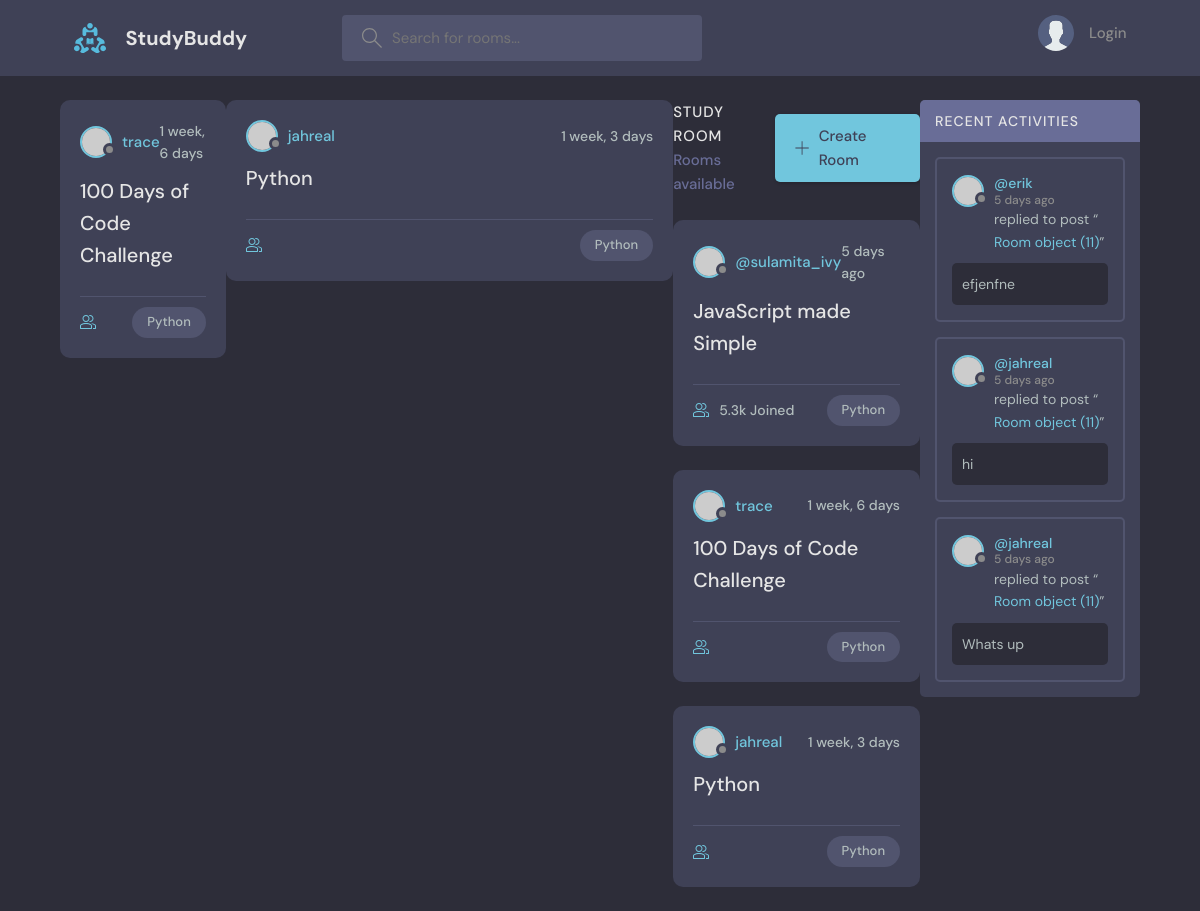
The app's page /, older data.
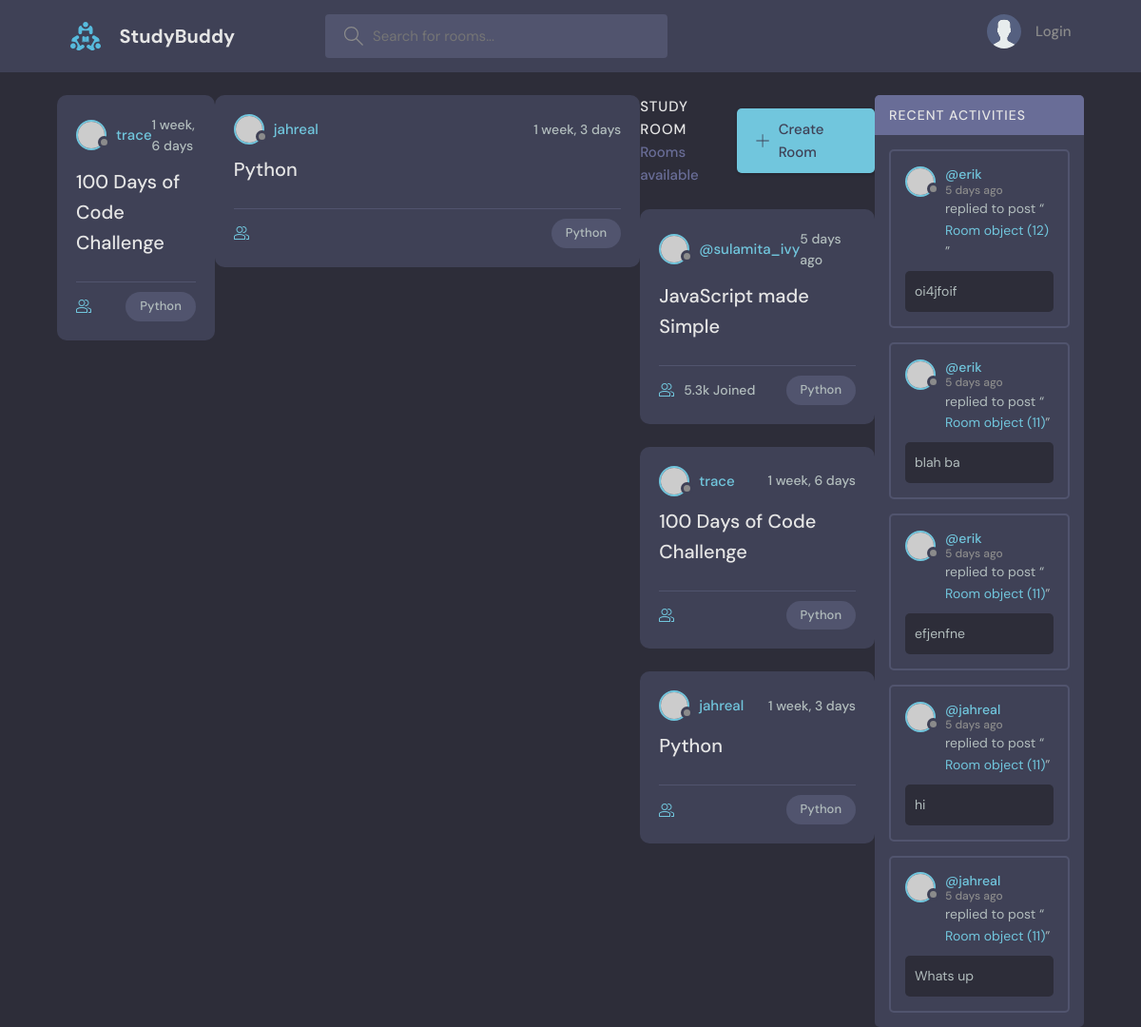
The same page, newer data.
### base/models.py (models this page shows, shortened)
class Room(models.Model):
    host = models.ForeignKey(User, on_delete=models.SET_NULL, null=True)
    topic = models.ForeignKey(Topic, on_delete=models.SET_NULL, null=True)
    name = models.CharField(max_length=200)
    description = models.TextField(null=True, blank=True)
    participants = models.ManyToManyField(User, related_name='participants', blank=True)
    updated = models.DateTimeField(auto_now=True)
    created = models.DateTimeField(auto_now_add=True)

class Topic(models.Model):
    name = models.CharField(max_length=200)

class Message(models.Model):
    user = models.ForeignKey(User, on_delete=models.CASCADE, related_name='messages')
    room = models.ForeignKey(Room, on_delete=models.CASCADE, related_name='messages')
    body = models.TextField()
    updated = models.DateTimeField(auto_now=True)
    created = models.DateTimeField(auto_now_add=True)
    class Meta:
        ordering = ['-updated', '-created']

### base/views.py (the view)
# urls.py: path('', views.home, name="home"),
def home(request):
    q = request.GET.get('q') if request.GET.get('q') != None else ''
    rooms = Room.objects.filter(
        Q(topic__name__icontains=q) |
        Q(name__icontains=q) |
        Q(description__icontains=q)
        )
    topics = Topic.objects.all()
    room_count = rooms.count()
    room_messages = Message.objects.filter(Q(room__topic__name__icontains=q))
    context = {'rooms': rooms, 'topics': topics, 'rooms_count': room_count, 'room_messages': room_messages}
    return render(request, 'base/home.html', context)

### base/templates/base/home.html (shortened to what this page needs)
{% extends 'main.html' %} {% block content %}
<main class="layout layout--3">
  <div class="container">
    {% include 'base/feed_component.html' %}
    <div class="roomList">
      <div class="roomList__header">
        <div>
          <h2>Study Room</h2>
          <p>{{room_count}} Rooms available</p>
        </div>
        <a class="btn btn--main" href="{% url 'create-room' %}">
          <svg
            version="1.1"
            xmlns="http://www.w3.org/2000/svg"
            width="32"
            height="32"
            viewBox="0 0 32 32"
          >
            <title>add</title>
            <path
              d="M16.943 0.943h-1.885v14.115h-14.115v1.885h14.115v14.115h1.885v-14.115h14.115v-1.885h-14.115v-14.115z"
            ></path>
          </svg>
          Create Room
        </a>
      </div>
      <div class="roomListRoom">
        <div class="roomListRoom__header">
          <a
            href="{% url 'user-profile' user.id %}"
            class="roomListRoom__author"
          >
            <div class="avatar avatar--small">
              <img src="https://randomuser.me/api/portraits/women/11.jpg" />
            </div>
            <span>@sulamita_ivy</span>
          </a>
          <div class="roomListRoom__actions">
            <span>5 days ago</span>
          </div>
        </div>
        <div class="roomListRoom__content">
          <a href="room.html">JavaScript made Simple</a>
        </div>
        <div class="roomListRoom__meta">
          <a href="room.html" class="roomListRoom__joined">
            5.3k Joined
          </a>
          <p class="roomListRoom__topic">Python</p>
        </div>
      </div>
      {% include 'base/feed_component.html' %}
    </div>
    {% include 'base/activity_component.html' %}
  </div>
</main>
{% endblock %}

### templates/main.html (shortened to what this page needs)
<!DOCTYPE html>
{% load static %}
<html lang="en">
  <head>
    <link rel="stylesheet" href="{% static 'styles/style.css' %}" />
  </head>
  <body>
    {% include 'navbar.html' %} {% block content %} {% endblock %}
  </body>
</html>

### templates/navbar.html (shortened to what this page needs)
{% load static %}
<header class="header header--loggedIn">
  <div class="container">
    <a href="{% url  'home' %}" class="header__logo">
      <img src="{% static 'images/logo.svg' %}" />
      <h1>StudyBuddy</h1>
    </a>
    <form class="header__search" method="GET" action="{%url 'home' %}">
      <label>
        <input name="q" placeholder="Search for rooms..." />
      </label>
    </form>
    <nav class="header__menu">
      {% if request.user.is_authenticated %}
      <div class="header__user">
        <a href="{% url 'user-profile' user.id %}">
          <div class="avatar avatar--medium active">
            <img src="https://randomuser.me/api/portraits/men/37.jpg" />
          </div>
          <p>
            {{request.user.username}} <span>@{{request.user.username}}</span>
          </p>
        </a>
        <button class="dropdown-button">
          <svg
            version="1.1"
            xmlns="http://www.w3.org/2000/svg"
            width="32"
            height="32"
            viewBox="0 0 32 32"
          >
            <title>chevron-down</title>
            <path d="M16 21l-13-13h-3l16 16 16-16h-3l-13 13z"></path>
          </svg>
        </button>
      </div>
      {% else %}
      <a href="{% url 'login' %}">
        <img src="{% static 'images/avatar.svg' %}" />
        <p>Login</p>
      </a>
      {% endif %}
    </nav>
  </div>
</header>

### base/templates/base/feed_component.html (shortened to what this page needs)
{% for room in rooms %}
<div class="roomListRoom">
  <div class="roomListRoom__header">
    <a
      href="{% url 'user-profile' room.host.id %}"
      class="roomListRoom__author"
    >
      <div class="avatar avatar--small">
        <img src="https://randomuser.me/api/portraits/women/11.jpg" />
      </div>
      <span>{{room.host.username}}</span>
    </a>
    <div class="roomListRoom__actions">
      <span>{{room.created|timesince}}</span>
    </div>
  </div>
  <div class="roomListRoom__content">
    <a href="{% url 'room' room.id %}">{{room.name}}</a>
  </div>
  <div class="roomListRoom__meta">
    <a href="{% url 'room' room.id %}" class="roomListRoom__joined">
    </a>
    <p class="roomListRoom__topic">{{room.topic.name}}</p>
  </div>
</div>
{% endfor %}

### base/templates/base/activity_component.html (shortened to what this page needs)
<div class="activities">
  <div class="activities__header">
    <h2>Recent Activities</h2>
  </div>
  {% for message in room_messages %}
  <div class="activities__box">
    <div class="activities__boxHeader roomListRoom__header">
      <a href="{% url 'user-profile' %}" class="roomListRoom__author">
        <div class="avatar avatar--small">
          <img src="https://randomuser.me/api/portraits/women/11.jpg" />
        </div>
        <p>
          @{{message.user}}
          <span>5 days ago</span>
        </p>
      </a>
    </div>
    <div class="activities__boxContent">
      <p>
        replied to post “<a href="{% url 'room' message.room.id %}"
          >{{message.room}}</a
        >”
      </p>
      <div class="activities__boxRoomContent">{{message.body}}</div>
    </div>
  </div>
  {% endfor %}
</div>

Row changes from the older to the newer data that the page shows:
added Message: user "erik", room "Room object (12)", body "oi4jfoif"
added Message: user "erik", room "Room object (11)", body "blah ba"
